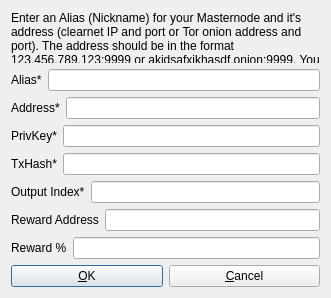
<?xml version="1.0" encoding="UTF-8"?>
<ui version="4.0">
 <class>AddEditAdrenalineNode</class>
 <widget class="QDialog" name="AddEditAdrenalineNode">
  <property name="geometry">
   <rect>
    <x>0</x>
    <y>0</y>
    <width>331</width>
    <height>298</height>
   </rect>
  </property>
  <property name="windowTitle">
   <string>Add/Edit Artax Node</string>
  </property>
  <property name="modal">
   <bool>true</bool>
  </property>
  <layout class="QVBoxLayout" name="verticalLayout">
   <item>
    <widget class="QLabel" name="label_9">
     <property name="sizePolicy">
      <sizepolicy hsizetype="Preferred" vsizetype="Expanding">
       <horstretch>0</horstretch>
       <verstretch>0</verstretch>
      </sizepolicy>
     </property>
     <property name="text">
      <string>&lt;html&gt;&lt;head/&gt;&lt;body&gt;&lt;p&gt;Enter an Alias (Nickname) for your Masternode and it's address (clearnet IP and port or Tor onion address and port). The address should be in the format 123.456.789.123:9999 or akjdsafxjkhasdf.onion:9999. You must send exactly 2500 ARTX to the collateral address.&lt;/p&gt;&lt;/body&gt;&lt;/html&gt;</string>
     </property>
     <property name="wordWrap">
      <bool>true</bool>
     </property>
    </widget>
   </item>
   <item>
    <layout class="QHBoxLayout" name="horizontalLayout_4">
     <property name="bottomMargin">
      <number>0</number>
     </property>
     <item>
      <widget class="QLabel" name="label_4">
       <property name="text">
        <string>Alias*</string>
       </property>
      </widget>
     </item>
     <item>
      <widget class="QLineEdit" name="aliasLineEdit"/>
     </item>
    </layout>
   </item>
   <item>
    <layout class="QHBoxLayout" name="horizontalLayout_5">
     <property name="bottomMargin">
      <number>0</number>
     </property>
     <item>
      <widget class="QLabel" name="label_6">
       <property name="text">
        <string>Address*</string>
       </property>
      </widget>
     </item>
     <item>
      <widget class="QLineEdit" name="addressLineEdit"/>
     </item>
    </layout>
   </item>
   <item>
    <layout class="QHBoxLayout" name="horizontalLayout_3">
     <property name="bottomMargin">
      <number>0</number>
     </property>
     <item>
      <widget class="QLabel" name="label_5">
       <property name="text">
        <string>PrivKey*</string>
       </property>
      </widget>
     </item>
     <item>
      <widget class="QLineEdit" name="privkeyLineEdit"/>
     </item>
    </layout>
   </item>
   <item>
    <layout class="QHBoxLayout" name="horizontalLayout_2">
     <property name="bottomMargin">
      <number>0</number>
     </property>
     <item>
      <widget class="QLabel" name="label_2">
       <property name="text">
        <string>TxHash*</string>
       </property>
      </widget>
     </item>
     <item>
      <widget class="QLineEdit" name="txhashLineEdit"/>
     </item>
    </layout>
   </item>
   <item>
    <layout class="QHBoxLayout" name="horizontalLayout_8">
     <property name="bottomMargin">
      <number>0</number>
     </property>
     <item>
      <widget class="QLabel" name="label_8">
       <property name="text">
        <string>Output Index*</string>
       </property>
      </widget>
     </item>
     <item>
      <widget class="QLineEdit" name="outputindexLineEdit"/>
     </item>
    </layout>
   </item>
   <item>
    <layout class="QHBoxLayout" name="horizontalLayout_6">
     <property name="bottomMargin">
      <number>0</number>
     </property>
     <item>
      <widget class="QLabel" name="label_3">
       <property name="text">
        <string>Reward Address</string>
       </property>
      </widget>
     </item> 
     <item>
      <widget class="QLineEdit" name="rewardaddressLineEdit"/>
     </item>
    </layout>
   </item>
   <item>
    <layout class="QHBoxLayout" name="horizontalLayout_7">
     <property name="bottomMargin">
      <number>0</number>
     </property>
     <item>
      <widget class="QLabel" name="label_7">
       <property name="text">
        <string>Reward %</string>
       </property>
      </widget>
     </item>
     <item>
      <widget class="QLineEdit" name="rewardpercentageLineEdit"/>
     </item>
    </layout>
   </item>
   <item>
    <layout class="QHBoxLayout" name="horizontalLayout_Buttons">
     <item>
      <widget class="QPushButton" name="okButton">
       <property name="text">
        <string>&amp;OK</string>
       </property>
      </widget>
     </item>
     <item>
      <widget class="QPushButton" name="cancelButton">
       <property name="text">
        <string>&amp;Cancel</string>
       </property>
       <property name="autoDefault">
        <bool>false</bool>
       </property>
      </widget>
     </item>
    </layout>
   </item>
  </layout>
 </widget>
 <resources/>
 <connections/>
</ui>
